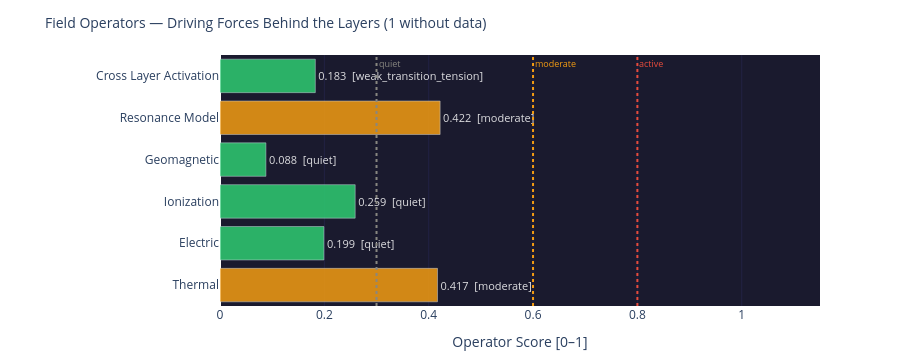

Notebook code cell kept with this figure:
### Code cell
# ============================================================
# FIELD OPERATORS – Chart
# ============================================================
# Only operators with valid score (filter out placeholders)
op_items = [(n, v) for n, v in field_operators.items()
            if v is not None and v.get('score') is not None]
op_names  = [n for n, _ in op_items]
op_scores = [v['score'] for _, v in op_items]
op_levels = [v.get('level', '') for _, v in op_items]
op_colors = ['#2ecc71' if s < 0.3 else '#f39c12' if s < 0.6 else '#e74c3c'
             for s in op_scores]
# Clean labels
op_labels = [n.replace('_operator', '').replace('_', ' ').title() for n in op_names]
fig = go.Figure(go.Bar(
    x=op_scores, y=op_labels,
    orientation='h', marker_color=op_colors, opacity=0.85,
    text=[f'{s:.3f}  [{lvl}]' for s, lvl in zip(op_scores, op_levels)],
    textposition='outside',
    textfont=dict(color='white', size=11),
    hovertemplate='<b>%{y}</b><br>Score: %{x:.3f}<extra></extra>',
))
# Threshold lines
fig.add_vline(x=0.3, line_dash='dot', line_color='#888780',
              annotation_text='quiet', annotation_font=dict(color='#888780', size=9))
fig.add_vline(x=0.6, line_dash='dot', line_color='#f39c12',
              annotation_text='moderate', annotation_font=dict(color='#f39c12', size=9))
fig.add_vline(x=0.8, line_dash='dot', line_color='#e74c3c',
              annotation_text='active', annotation_font=dict(color='#e74c3c', size=9))
# Note if operators are missing
n_missing = len(field_operators) - len(op_items)
subtitle = f' ({n_missing} without data)' if n_missing > 0 else ''
fig.update_layout(
    title=dict(text=f'Field Operators — Driving Forces Behind the Layers{subtitle}',
               font=dict(size=14)),
    xaxis=dict(title='Operator Score [0–1]', range=[0, 1.15], gridcolor='#222244'),
    height=360, plot_bgcolor='#1a1a2e', paper_bgcolor='rgba(0,0,0,0)',
    margin=dict(l=220, r=80, t=55, b=40), showlegend=False,
)
fig.show()

### Figure 1 — Plotly figure (JSON) as saved in the notebook; plotly's stock layout.template omitted (floating-point values rounded to 4 significant figures)
{"data": [{"hovertemplate": "<b>%{y}</b><br>Score: %{x:.3f}<extra></extra>", "marker": {"color": ["#f39c12", "#2ecc71", "#2ecc71", "#2ecc71", "#f39c12", "#2ecc71"]}, "opacity": 0.85, "orientation": "h", "text": ["0.417  [moderate]", "0.199  [quiet]", "0.259  [quiet]", "0.088  [quiet]", "0.422  [moderate]", "0.183  [weak_transition_tension]"], "textfont": {"color": "white", "size": 11}, "textposition": "outside", "type": "bar", "x": [0.4169, 0.1992, 0.2591, 0.088, 0.4219, 0.1827], "y": ["Thermal", "Electric", "Ionization", "Geomagnetic", "Resonance Model", "Cross Layer Activation"]}], "layout": {"annotations": [{"font": {"color": "#888780", "size": 9}, "showarrow": false, "text": "quiet", "x": 0.3, "xanchor": "left", "xref": "x", "y": 1, "yanchor": "top", "yref": "y domain"}, {"font": {"color": "#f39c12", "size": 9}, "showarrow": false, "text": "moderate", "x": 0.6, "xanchor": "left", "xref": "x", "y": 1, "yanchor": "top", "yref": "y domain"}, {"font": {"color": "#e74c3c", "size": 9}, "showarrow": false, "text": "active", "x": 0.8, "xanchor": "left", "xref": "x", "y": 1, "yanchor": "top", "yref": "y domain"}], "height": 360, "margin": {"b": 40, "l": 220, "r": 80, "t": 55}, "paper_bgcolor": "rgba(0,0,0,0)", "plot_bgcolor": "#1a1a2e", "shapes": [{"line": {"color": "#888780", "dash": "dot"}, "type": "line", "x0": 0.3, "x1": 0.3, "xref": "x", "y0": 0, "y1": 1, "yref": "y domain"}, {"line": {"color": "#f39c12", "dash": "dot"}, "type": "line", "x0": 0.6, "x1": 0.6, "xref": "x", "y0": 0, "y1": 1, "yref": "y domain"}, {"line": {"color": "#e74c3c", "dash": "dot"}, "type": "line", "x0": 0.8, "x1": 0.8, "xref": "x", "y0": 0, "y1": 1, "yref": "y domain"}], "showlegend": false, "title": {"font": {"size": 14}, "text": "Field Operators — Driving Forces Behind the Layers (1 without data)"}, "xaxis": {"gridcolor": "#222244", "range": [0, 1.15], "title": {"text": "Operator Score [0–1]"}}}}
